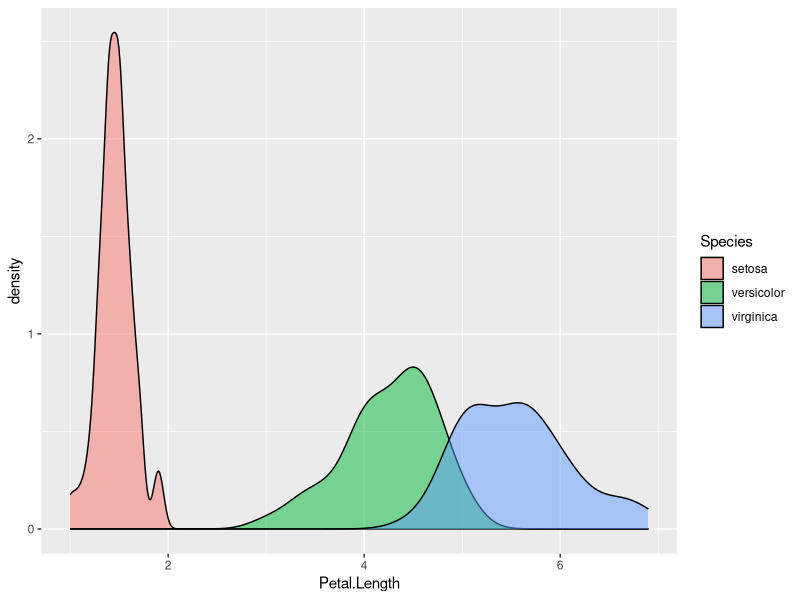

The R script that drew this image:
## ---- chunk 1

## ---- chunk 2
library(tidyverse)
## ---- chunk 3
data("iris")
## ---- chunk 4
iris |>
  ggplot(mapping = aes(x=Petal.Length, fill = Species)) +
  geom_density(alpha=0.5)
## ---- chunk 5
petal_length_versicolor = iris$Sepal.Length[iris$Species == "versicolor"]
petal_length_virginica = iris$Sepal.Length[iris$Species == "virginica"]
  
## ---- chunk 6
t.test(petal_length_versicolor, petal_length_virginica)
## ---- chunk 7
shapiro.test(petal_length_versicolor)
## ---- chunk 8
shapiro.test(petal_length_virginica)    
